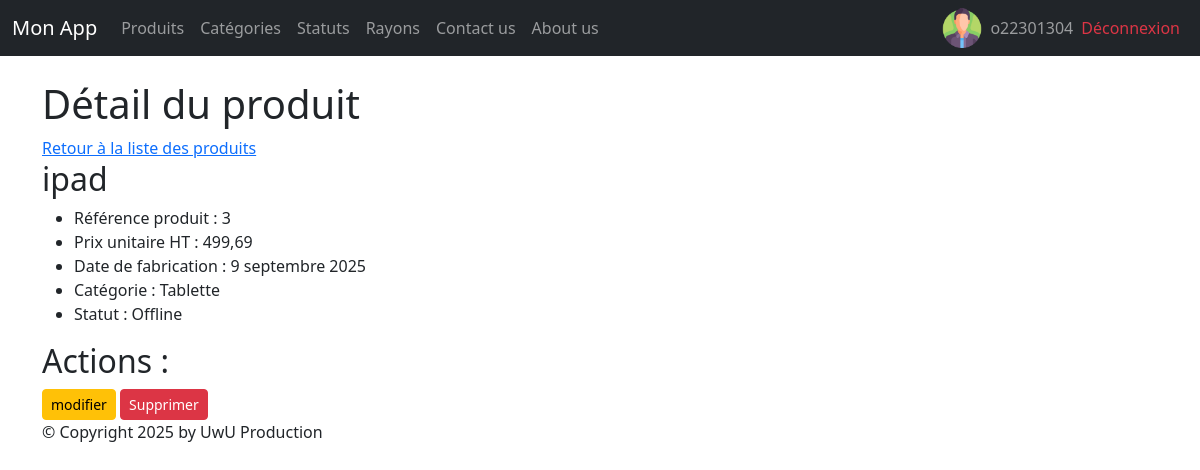
Page /monApp/produit/3/ (signed in) on the committed database.
### monApp/models.py (models this page shows, shortened)
class Produit(models.Model):
    refProd = models.AutoField(primary_key=True)
    intituleProd = models.CharField(max_length=200, unique=True)
    prixUnitaireProd = models.DecimalField(max_digits=10, decimal_places=2)
    dateFabProd = models.DateField(null=True, blank=True)
    categorie = models.ForeignKey(Categorie,
                                  on_delete=models.CASCADE,
                                  related_name="produits",
                                  null=True,
                                  blank=True)
    status = models.ForeignKey(Statut, on_delete=models.CASCADE, related_name="produits_status",null=True, blank=True)

class Categorie(models.Model):
    idCat = models.AutoField(primary_key=True)
    nomCat = models.CharField(max_length=100)
    def __str__(self):
        return self.nomCat

class Statut(models.Model):
    idStatus = models.AutoField(primary_key=True)
    libelleStatus = models.CharField(max_length=100)
    def __str__(self):
        return self.libelleStatus

### monApp/views/produit.py (the view)
# urls.py: path('produit/<pk>/',views.ProduitDetailView.as_view(), name='dtl_prdt'),
class ProduitDetailView(DetailView):
    model = Produit
    template_name = "monApp/detail_produit.html"
    context_object_name = "prdt"
    def get_context_data(self, **kwargs):
        context = super(ProduitDetailView, self).get_context_data(**kwargs)
        context['titremenu'] = "Détail du produit"
        return context

### monApp/templates/monApp/detail_produit.html
{% extends 'monApp/base.html' %}
{% block menu %}
    <h1>{{titremenu}}</h1>
{% endblock %}
{% block contenu %}
    <a href="{% url 'lst_prdts' %}">Retour à la liste des produits</a>
    <h2>{{ prdt.intituleProd }}</h2>
    <ul>
        <li>Référence produit : {{prdt.refProd }} </li>
        <li>Prix unitaire HT : {{ prdt.prixUnitaireProd }} </li>
        <li>Date de fabrication : {{ prdt.dateFabProd }} </li>
        <li>Catégorie : {{ prdt.categorie }} </li>
        <li>Statut : {{ prdt.status }}</li>
    </ul>
    <h2>Actions :</h2>
    <a href="{% url 'prdt-chng' prdt.refProd %}" class="btn btn-warning btn-sm">modifier</a>
    <a href="{% url 'dlt-prdt' prdt.refProd %}" class="btn btn-danger btn-sm">Supprimer</a>
{% endblock %}

### monApp/templates/monApp/base.html (shortened to what this page needs)
{% load static %}
<html>
    <head>
        {% block styles %}
            <link rel="stylesheet" href="{% static 'styles.css' %}" />
            {% load django_bootstrap5 %}
            {% bootstrap_css %}
        {% endblock %}
    </head>
    <body>
        {% block nav %}
            <nav class="navbar navbar-expand-md navbar-dark bg-dark mb-4">
    <div class="container-fluid">
        <a class="navbar-brand" href="{% url 'home' %}">Mon App</a>
        <div class="collapse navbar-collapse" id="navbarNav">
            <ul class="navbar-nav me-auto mb-2 mb-md-0">
                <li class="nav-item">
                    <a class="nav-link" href="{% url 'lst_prdts' %}">Produits</a>
                </li>
                <li class="nav-item">
                    <a class="nav-link" href="{% url 'categories' %}">Catégories</a>
                </li>
                <li class="nav-item">
                    <a class="nav-link" href="{% url 'statuts' %}">Statuts</a>
                </li>
                <li class="nav-item">
                    <a class="nav-link" href="{% url 'rayons' %}">Rayons</a>
                </li>
                <li class="nav-item">
                    <a class="nav-link" href="{% url 'contact' %}">Contact us</a>
                </li>
                <li class="nav-item">
                    <a class="nav-link" href="{% url 'about' %}">About us</a>
                </li>
            </ul>
            <ul class="navbar-nav ms-auto mb-2 mb-md-0">
                {% if user.is_authenticated %}
                    <li class="nav-item d-flex align-items-center">
                        <img src="{% static 'img/utilisateur.png' %}" alt="Description" width="40" height="40" class="me-2" />
                        <a class="nav-link p-0">{{ user.username }}</a>
                    </li>
                    <li class="nav-item d-flex align-items-center">
                        <a class="nav-link text-danger" href="{% url 'logout' %}">Déconnexion</a>
                    </li>
                {% endif %}
            </ul>
        </div>
    </div>
</nav>
        {% endblock %}
        <main role="main" class="container top-pushed">
            {% block menu %}
            {% endblock %}
            <div class="jumbotron">
                {% block contenu %}
                {% endblock %}
            </div>
        </main >
        <footer class="footer">
            <div class="container">
                <p>&copy; Copyright {% now "Y" %} by UwU Production</p>
            </div>
        </footer>
    </body>
</html>

### static/styles.css (style rules this page uses)
h1 { color:red }

### rows in the picture
Produit: intituleProd "ipad", refProd "3", prixUnitaireProd "499,69", dateFabProd "9 septembre 2025", categorie "Tablette", status "Offline"

### other values in the picture
{{ user.username }} "o22301304"
{{ titremenu }} "Détail du produit"
